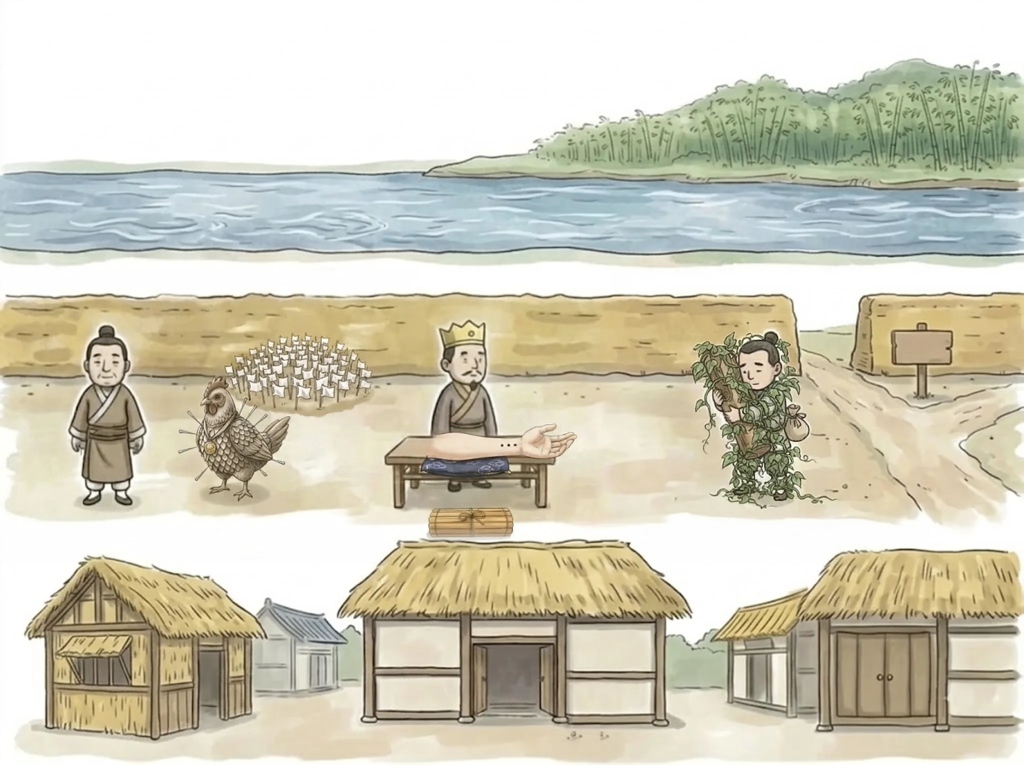
#> input picture src/board_hist/r1b.webp, 2048 x 1530 px (shown at 1/2 size)
$ python r4b_post.py r1b.webp out.png
#> lines starting #> are read from the running program, lines starting #| are printed output that depends on the picture
"""r4b 후처리 — 鍼灸經驗方 빈 간판에 침통 그림, 李中梓 허리춤 자두 (2026-10-16)"""
import sys
from PIL import Image, ImageDraw
im=Image.open(sys.argv[1]).convert('RGB')
#> im is the input picture: PIL image 2048x1530 RGB; mean R, G, B 207.6, 204.2, 186
S=4; x0,y0,x1,y1=1700,1140,1880,1205
reg=im.crop((x0,y0,x1,y1)).resize(((x1-x0)*S,(y1-y0)*S),Image.LANCZOS); d=ImageDraw.Draw(reg)
#> after `reg = im.crop((x0, y0, x1, y1)).resize(((x1 - x0) * S, (y1 - y0) * S),`:
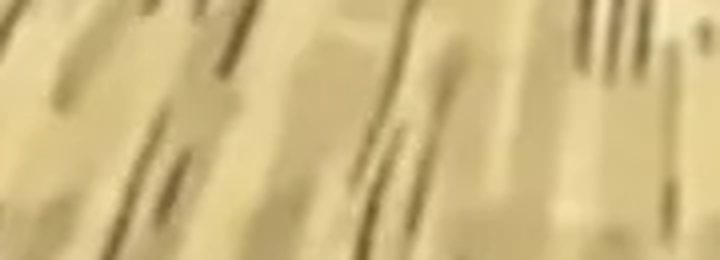
#> reg: PIL image 720x260 RGB; mean R, G, B 206.1, 185.3, 129.8
cx,cy=(1782-x0)*S,(1172-y0)*S
d.rounded_rectangle([cx-48*S,cy-11*S,cx+28*S,cy+11*S],radius=8*S,fill=(150,105,60),outline=(60,40,22),width=2*S)
d.ellipse([cx+20*S,cy-11*S,cx+36*S,cy+11*S],fill=(122,86,50),outline=(60,40,22),width=2*S)
d.line([cx-40*S,cy-4*S,cx+16*S,cy-4*S],fill=(120,82,45),width=S)
for dy,ey in [(-6,-16),(0,-2),(6,12)]:
    d.line([cx+34*S,cy+dy*S,cx+62*S,cy+ey*S],fill=(70,70,70),width=2*S)
    d.ellipse([cx+60*S,cy+(ey-2)*S,cx+64*S,cy+(ey+2)*S],fill=(70,70,70))
im.paste(reg.resize((x1-x0,y1-y0),Image.LANCZOS),(x0,y0))
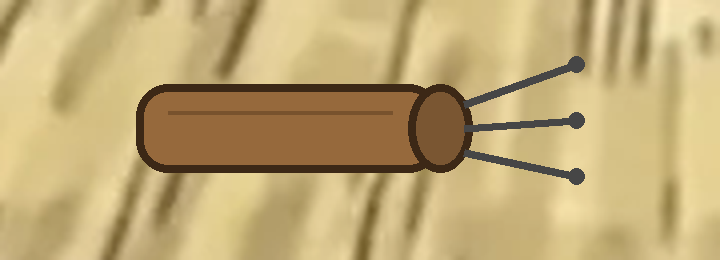
#> reg: PIL image 720x260 RGB; mean R, G, B 192.1, 169, 117.1
S=6; x0,y0,x1,y1=1260,950,1320,1010
reg=im.crop((x0,y0,x1,y1)).resize(((x1-x0)*S,(y1-y0)*S),Image.LANCZOS); d=ImageDraw.Draw(reg)
#> after `reg = im.crop((x0, y0, x1, y1)).resize(((x1 - x0) * S, (y1 - y0) * S),`:
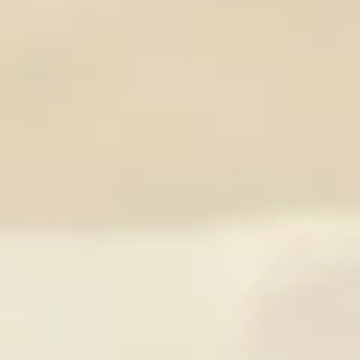
#> reg: PIL image 360x360 RGB; mean R, G, B 230.2, 218.3, 193.7
cx,cy=(1288-x0)*S,(980-y0)*S; r=11*S
d.ellipse([cx-r,cy-r,cx+r,cy+r],fill=(150,60,110),outline=(70,30,50),width=2*S)
d.ellipse([cx-r*0.55,cy-r*0.6,cx-r*0.15,cy-r*0.2],fill=(205,140,175))
d.line([cx,cy-r,cx+2*S,cy-r-5*S],fill=(80,60,30),width=2*S)
d.polygon([(cx+2*S,cy-r-4*S),(cx+12*S,cy-r-9*S),(cx+7*S,cy-r-1*S)],fill=(90,150,70),outline=(40,80,30))
im.paste(reg.resize((x1-x0,y1-y0),Image.LANCZOS),(x0,y0))
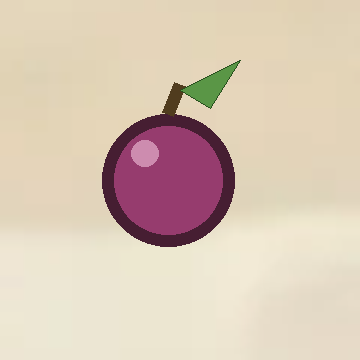
#> reg: PIL image 360x360 RGB; mean R, G, B 217.8, 200.1, 182.2
im.save(sys.argv[2]); print('saved',sys.argv[2])
#| saved out.png

$ run again, on src/board_hist/r5b.webp
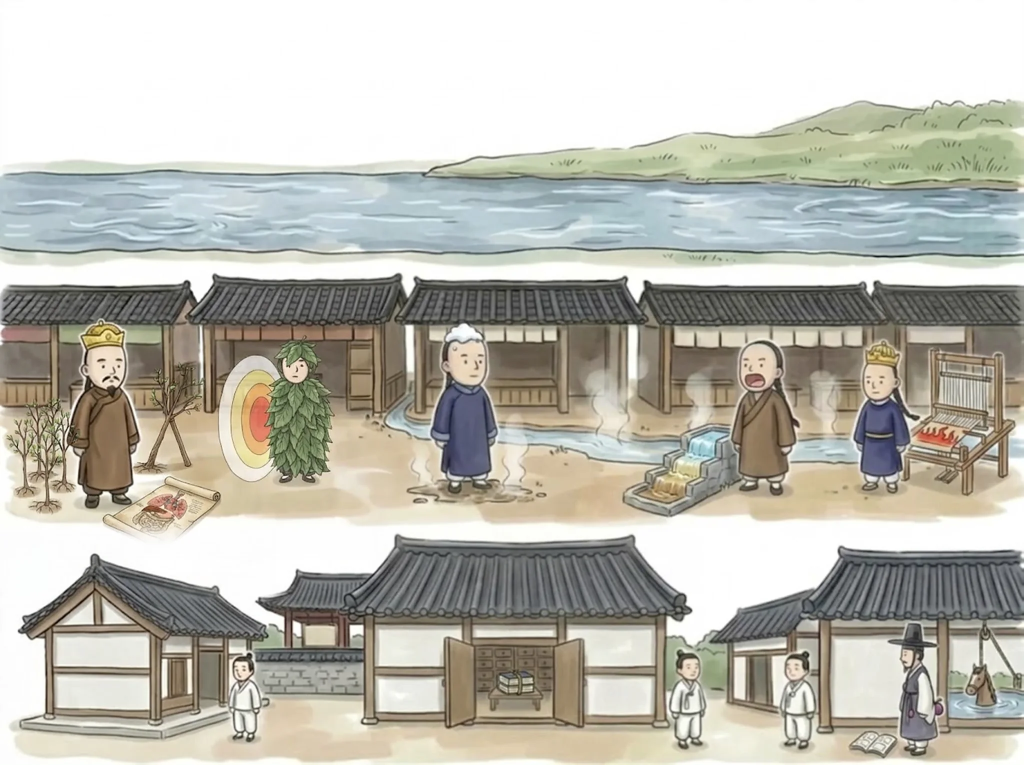
#> input picture src/board_hist/r5b.webp, 2048 x 1530 px (shown at 1/2 size)
#> im is the input picture: PIL image 2048x1530 RGB; mean R, G, B 187.8, 186.2, 176.9
#> `im.paste(reg.resize((x1-x0,y1-y0),Image.LANCZOS),(x0,y0))`:
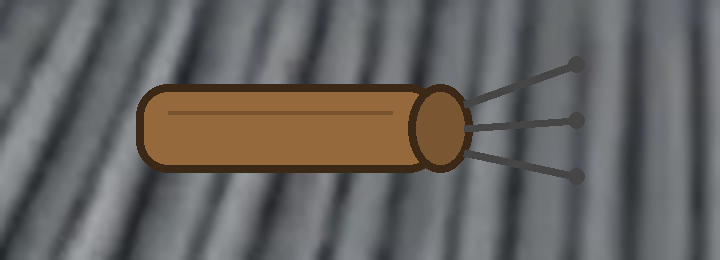
#> reg: PIL image 720x260 RGB; mean R, G, B 102.8, 100, 97.2
#> `im.paste(reg.resize((x1-x0,y1-y0),Image.LANCZOS),(x0,y0))`:
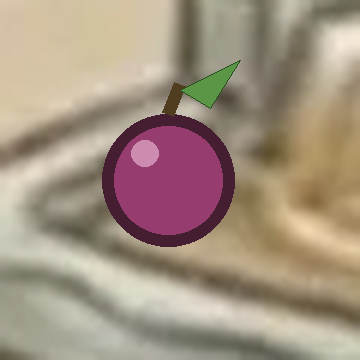
#> reg: PIL image 360x360 RGB; mean R, G, B 163.6, 146.3, 129.1
#| saved out.png
